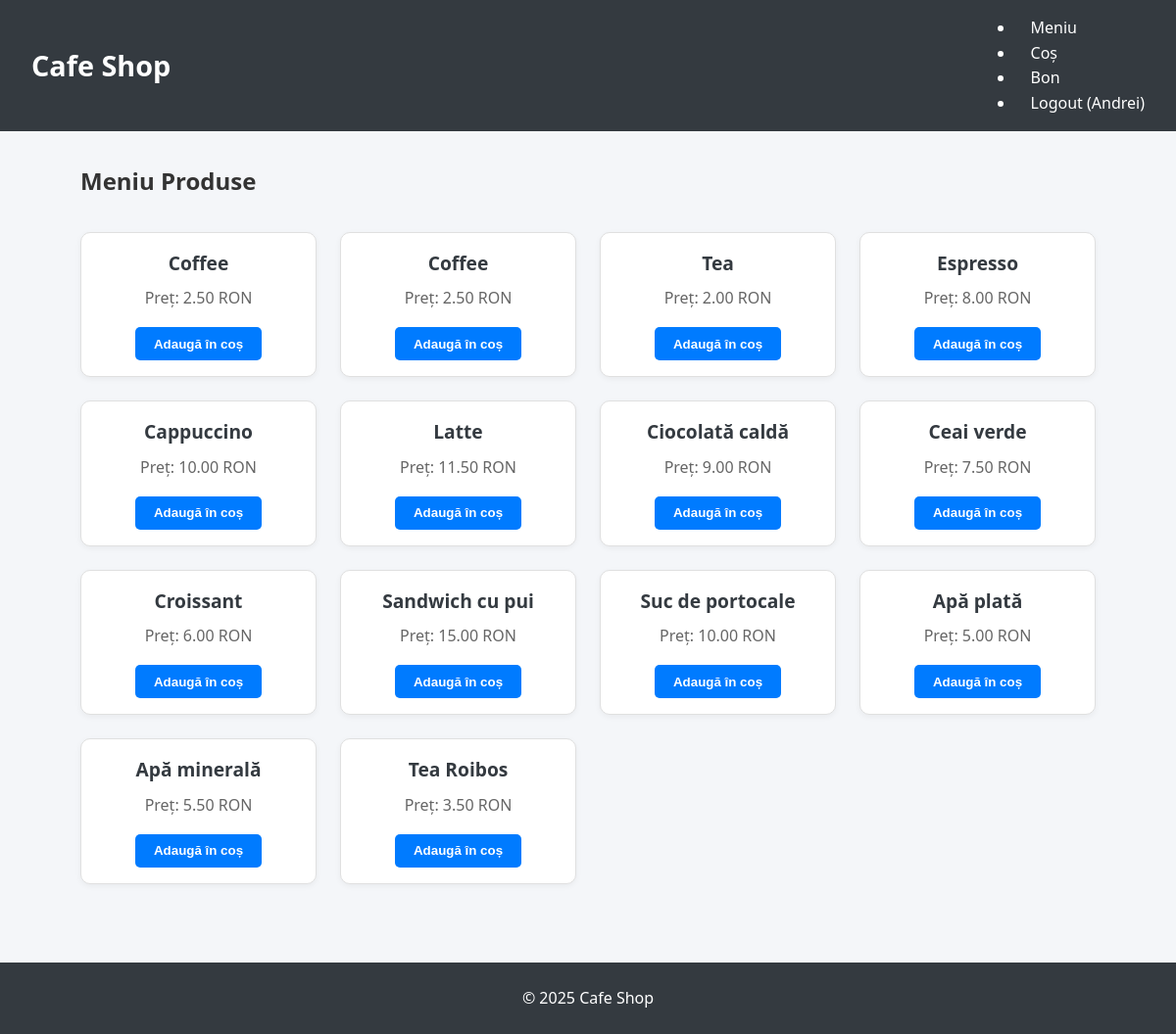
/products (signed in), run on the app's committed database.
### cafe_app/models.py (models this page shows)
class User(UserMixin, db.Model):
    id = db.Column(db.Integer, primary_key=True)
    username = db.Column(db.String(150), unique=True, nullable=False)
    password = db.Column(db.String(150), nullable=False)
    cart_items = db.relationship('CartItem', backref='user', lazy=True)

class Product(db.Model):
    id = db.Column(db.Integer, primary_key=True)
    name = db.Column(db.String(100), nullable=False)
    price = db.Column(db.Float, nullable=False)
    cart_items = db.relationship('CartItem', backref='product', lazy=True)

### cafe_app/routes.py (the view)
@bp.route('/products')
@login_required
def products():
    products = Product.query.all()  # Fetch all products from database
    return render_template('products.html', products=products)

### cafe_app/__init__.py (called while the page is built)
def create_app():
    app = Flask(__name__)
    app.config['SECRET_KEY'] = 'secret123'
    app.config['SQLALCHEMY_DATABASE_URI'] = 'sqlite:///db.sqlite3'
    db.init_app(app)
    login_manager.init_app(app)
    login_manager.login_view = 'main.login'
    from .routes import bp as main_bp
    app.register_blueprint(main_bp)
    @login_manager.user_loader
    def load_user(user_id):
        return User.query.get(int(user_id))
    return app

### cafe_app/templates/products.html (shortened to what this page needs)
{% extends 'base.html' %}
{% block content %}
<h2>Meniu Produse</h2>
<div class="product-grid">
  {% for product in products %}
    <div class="product-card">
      <h3>{{ product.name }}</h3>
      <p>Preț: {{ "%.2f"|format(product.price) }} RON</p>
      <form action="{{ url_for('main.add_to_cart', product_id=product.id) }}" method="post">
        <button type="submit">Adaugă în coș</button>
      </form>
    </div>
  {% endfor %}
</div>
{% endblock %}

### cafe_app/templates/base.html (shortened to what this page needs)
<!DOCTYPE html>
<html lang="ro">
<head>
  <link rel="stylesheet" href="{{ url_for('static', filename='css/style.css') }}">
</head>
<body>
  <header>
    <h1>Cafe Shop</h1>
    <nav>
      <ul>
        <li><a href="{{ url_for('main.products') }}">Meniu</a></li>
        <li><a href="{{ url_for('main.view_cart') }}">Coș</a></li>
        <li><a href="{{ url_for('main.receipt') }}">Bon</a></li>
        {% if current_user.is_authenticated %}
          <li><a href="{{ url_for('main.logout') }}">Logout ({{ current_user.username }})</a></li>
        {% else %}
          <li><a href="{{ url_for('main.login') }}">Login</a></li>
        {% endif %}
      </ul>
    </nav>
  </header>
  <main>
    {% block content %}{% endblock %}
  </main>
  <footer>
    <p>&copy; 2025 Cafe Shop</p>
  </footer>
</body>
</html>

### cafe_app/static/css/style.css (style rules this page uses)
* { box-sizing: border-box; margin: 0; padding: 0; }
body { font-family: 'Segoe UI', sans-serif; background-color: #f4f6f9; color: #333; line-height: 1.6; }
header { background-color: #343a40; color: #fff; padding: 1rem 2rem; display: flex; justify-content: space-between; align-items: center; flex-wrap: wrap; }
header h1 { font-size: 1.8rem; }
nav a { color: #fff; margin-left: 1rem; text-decoration: none; font-weight: 500; transition: color 0.3s ease; }
main { padding: 2rem; max-width: 1100px; margin: 0 auto; }
.product-grid { display: grid; grid-template-columns: repeat(auto-fit, minmax(240px, 1fr)); gap: 1.5rem; margin-top: 2rem; }
.product-card { background-color: #fff; border: 1px solid #e0e0e0; padding: 1rem; border-radius: 10px; text-align: center; transition: transform 0.3s ease, box-shadow 0.3s ease; box-shadow: 0 2px 6px rgba(0,0,0,0.05); }
.product-card h3 { margin-bottom: 0.5rem; font-size: 1.2rem; color: #343a40; }
.product-card p { color: #666; margin-bottom: 1rem; }
.product-card button { background-color: #007bff; color: #fff; border: none; padding: 0.6rem 1.2rem; border-radius: 5px; font-weight: bold; cursor: pointer; transition: background-color 0.3s ease; }
form { margin-top: 1rem; }
button, input[type="submit"] { background-color: #28a745; color: #fff; padding: 0.6rem 1.2rem; border: none; border-radius: 5px; font-weight: bold; cursor: pointer; transition: background-color 0.3s ease; }
footer { margin-top: 3rem; padding: 1.5rem; text-align: center; background-color: #343a40; color: #fff; }

### data on the page
User: username "Andrei"
Product: name "Coffee", price "2.50"
Product: name "Coffee", price "2.50"
Product: name "Tea", price "2.00"
Product: name "Espresso", price "8.00"
Product: name "Cappuccino", price "10.00"
Product: name "Latte", price "11.50"
Product: name "Ciocolată caldă", price "9.00"
Product: name "Ceai verde", price "7.50"
Product: name "Croissant", price "6.00"
Product: name "Sandwich cu pui", price "15.00"
Product: name "Suc de portocale", price "10.00"
Product: name "Apă plată", price "5.00"
Product: name "Apă minerală", price "5.50"
Product: name "Tea Roibos", price "3.50"
